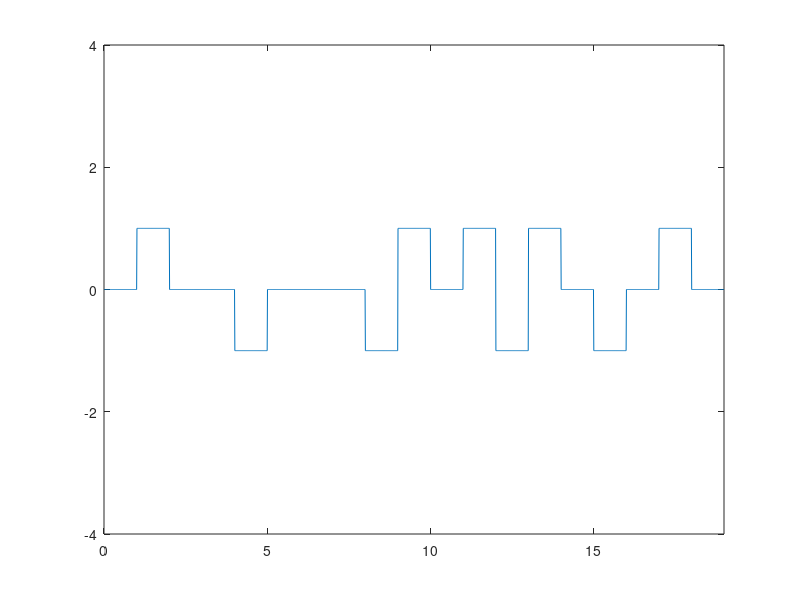

Reproduce this figure in MATLAB.
clear ;

bits= [0,1,0,0,1,0,0,0,0,0,0,0,0,1,0,1,0,1,0];
bitrate=1;
prev=-1;
amp=1;
amp=amp*prev;
c=0;
b=0;
for i=1:length(bits)
  if(bits(i)==0)
    c=c+1;
  else
    c=0;
    
  end
  
  if c>7
    ampl(i-4)=amp;
    ampl(i-3)=-amp;
    ampl(i-1)=-amp;
    ampl(i)=amp;
    c=0;
  elseif(bits(i)==0)
    ampl(i)=0;
  else
    ampl(i)= -amp;
    amp=ampl(i);
    end
end
Time=length(bits)/bitrate; 
frequency = 1000;
time = 0:.01:Time;
x = 1;

for i=1:length(time)
  y_value(i)=ampl(x);
  if(time(i)>=x)
  x++;
  end
end
plot(time,y_value);
axis([0 Time -4 4]);

counter = 0;
lastbit = -1;
for i = 1:length(time)
  if time(i)>counter
    counter = counter + 1;
    if y_value(i)==lastbit
      result(counter:counter+4) = 0;
      counter = counter + 4;
    else
      if(y_value(i)==0)
        result(counter) = 0;
      else
        result(counter) = 1;
        lastbit = -lastbit;
      end
    end
  end
end
bits
result